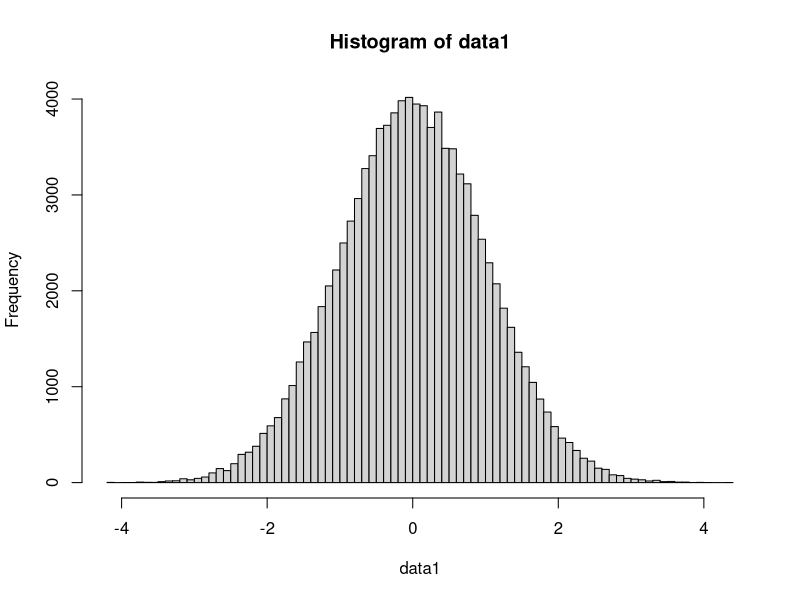

This figure's R source: (Note: this script raises an error after producing the figure.)

###
### normal distribution tests. Corruption. What to do? ECC test?
###

n <- 100000
data1 <- rnorm(n, mean = 0, sd = 1)  # Generate 100 Gaussian data points
hist(data1, breaks = 100)
# Perform KS test against a standard normal distribution
ks.test(data1, "pnorm", mean = 0, sd = 1)


data2 <- data_gaussian_corrupted_1D(N = n, m = 0, s2 = 1, l = 1, r = 1.1)
hist(data2, breaks = 100)
ks.test(data2, "pnorm", mean = 0, sd = 1)

data3 <- floor(data1*10)/10 + runif(length(data1), -1e-6, 1e-6)
hist(data3, breaks = 100)
ks.test(data3, "pnorm", mean = 0, sd = 1)

library(nortest)
data3 <- floor(data1*100)/100
ad.test(data3)  # Anderson-Darling test
shapiro.test(data3)  # Shapiro-Wilk test (for small samples)

data4 <- floor(data1*10)/10
barplot(table(data4))
ad.test(data4)  # Anderson-Darling test
shapiro.test(data4)  # Shapiro-Wilk test (for small samples)
